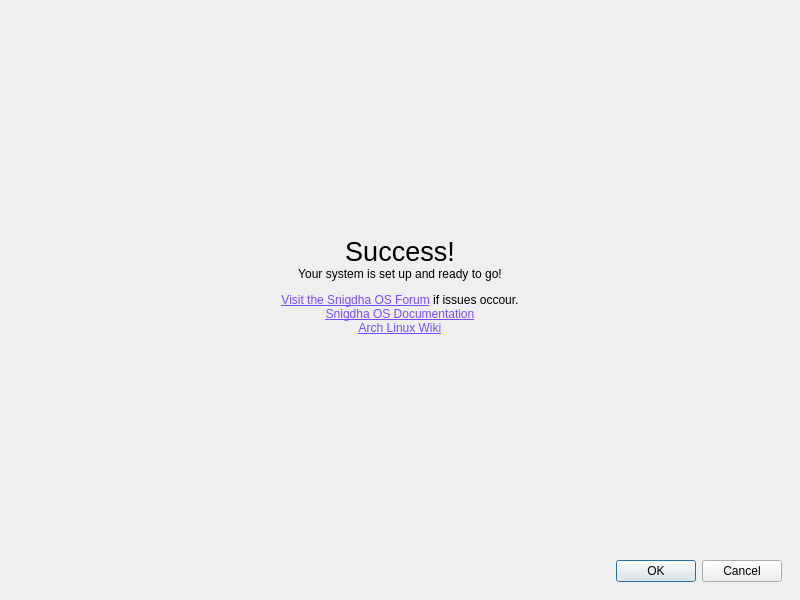
<?xml version="1.0" encoding="UTF-8"?>
<ui version="4.0">
 <class>SnigdhaOSAssistant</class>
 <widget class="QMainWindow" name="SnigdhaOSAssistant">
  <property name="geometry">
   <rect>
    <x>0</x>
    <y>0</y>
    <width>800</width>
    <height>600</height>
   </rect>
  </property>
  <property name="windowTitle">
   <string>Snigdha OS Assistant</string>
  </property>
  <widget class="QWidget" name="centralwidget">
   <layout class="QGridLayout" name="gridLayout">
    <item row="0" column="0">
     <widget class="QStackedWidget" name="mainStackedWidget">
      <property name="currentIndex">
       <number>0</number>
      </property>
      <widget class="QWidget" name="textWidget">
       <layout class="QGridLayout" name="gridLayout_2">
        <item row="3" column="0">
         <widget class="QDialogButtonBox" name="textWidget_buttonBox">
          <property name="enabled">
           <bool>true</bool>
          </property>
          <property name="standardButtons">
           <set>QDialogButtonBox::StandardButton::Cancel|QDialogButtonBox::StandardButton::Ok</set>
          </property>
         </widget>
        </item>
        <item row="2" column="0">
         <widget class="QStackedWidget" name="textStackedWidget">
          <property name="currentIndex">
           <number>4</number>
          </property>
          <widget class="QWidget" name="textWidget_welcome">
           <layout class="QGridLayout" name="gridLayout_3">
            <item row="0" column="0">
             <widget class="QLabel" name="label">
              <property name="sizePolicy">
               <sizepolicy hsizetype="Preferred" vsizetype="Maximum">
                <horstretch>0</horstretch>
                <verstretch>0</verstretch>
               </sizepolicy>
              </property>
              <property name="text">
               <string>&lt;html&gt;&lt;head/&gt;&lt;body&gt;&lt;p&gt;&lt;span style=&quot; font-size:24pt;&quot;&gt;Welcome to Snigdha OS!&lt;/span&gt;&lt;br/&gt;This interactive assistant will help you set up your system to your wishes.&lt;/p&gt;&lt;p&gt;Before the setup assistant can continue, initial system updates have to be applied and the Snigdha OS Assistant updated.&lt;br/&gt;Make sure you have a working internet connection before you continue.&lt;/p&gt;&lt;/body&gt;&lt;/html&gt;</string>
              </property>
              <property name="textFormat">
               <enum>Qt::TextFormat::RichText</enum>
              </property>
              <property name="scaledContents">
               <bool>true</bool>
              </property>
              <property name="alignment">
               <set>Qt::AlignmentFlag::AlignCenter</set>
              </property>
              <property name="wordWrap">
               <bool>true</bool>
              </property>
             </widget>
            </item>
           </layout>
          </widget>
          <widget class="QWidget" name="textWidget_updateRetry">
           <layout class="QGridLayout" name="gridLayout_5">
            <item row="0" column="0">
             <widget class="QLabel" name="label_2">
              <property name="sizePolicy">
               <sizepolicy hsizetype="Preferred" vsizetype="Maximum">
                <horstretch>0</horstretch>
                <verstretch>0</verstretch>
               </sizepolicy>
              </property>
              <property name="text">
               <string>&lt;html&gt;&lt;head/&gt;&lt;body&gt;&lt;p&gt;&lt;span style=&quot; font-size:20pt;&quot;&gt;Update failed!&lt;/span&gt;&lt;br/&gt;System update failed. Try again?&lt;/p&gt;&lt;p&gt;&lt;a href=&quot;https://forum.snigdhaos.org&quot;&gt;&lt;span style=&quot; text-decoration: underline; color:#754ffe;&quot;&gt;Visit the Snigdha OS Forum&lt;/span&gt;&lt;/a&gt; if further issues occour.&lt;br/&gt;Finishing this update via the Snigdha OS Assistant is highly recommended in order to apply release-specific fixes.&lt;/p&gt;&lt;/body&gt;&lt;/html&gt;</string>
              </property>
              <property name="textFormat">
               <enum>Qt::TextFormat::RichText</enum>
              </property>
              <property name="scaledContents">
               <bool>true</bool>
              </property>
              <property name="alignment">
               <set>Qt::AlignmentFlag::AlignCenter</set>
              </property>
              <property name="wordWrap">
               <bool>true</bool>
              </property>
              <property name="openExternalLinks">
               <bool>true</bool>
              </property>
             </widget>
            </item>
           </layout>
          </widget>
          <widget class="QWidget" name="textWidget_nvidia">
           <layout class="QGridLayout" name="gridLayout_11">
            <item row="0" column="0">
             <widget class="QLabel" name="label_6">
              <property name="sizePolicy">
               <sizepolicy hsizetype="Preferred" vsizetype="Maximum">
                <horstretch>0</horstretch>
                <verstretch>0</verstretch>
               </sizepolicy>
              </property>
              <property name="text">
               <string>&lt;html&gt;&lt;head/&gt;&lt;body&gt;&lt;p&gt;&lt;span style=&quot; font-size:20pt;&quot;&gt;NVIDIA drivers&lt;/span&gt;&lt;/p&gt;&lt;p&gt;Additional nonfree NVIDIA graphics drivers are available. Do you want to install them?&lt;/p&gt;&lt;/body&gt;&lt;/html&gt;</string>
              </property>
              <property name="textFormat">
               <enum>Qt::TextFormat::RichText</enum>
              </property>
              <property name="scaledContents">
               <bool>true</bool>
              </property>
              <property name="alignment">
               <set>Qt::AlignmentFlag::AlignCenter</set>
              </property>
              <property name="wordWrap">
               <bool>true</bool>
              </property>
              <property name="openExternalLinks">
               <bool>true</bool>
              </property>
             </widget>
            </item>
           </layout>
          </widget>
          <widget class="QWidget" name="textWidget_applyRetry">
           <layout class="QGridLayout" name="gridLayout_8">
            <item row="0" column="0">
             <widget class="QLabel" name="label_4">
              <property name="sizePolicy">
               <sizepolicy hsizetype="Preferred" vsizetype="Maximum">
                <horstretch>0</horstretch>
                <verstretch>0</verstretch>
               </sizepolicy>
              </property>
              <property name="text">
               <string>&lt;html&gt;&lt;head/&gt;&lt;body&gt;&lt;p&gt;&lt;span style=&quot; font-size:20pt;&quot;&gt;Failed to Apply😒!&lt;/span&gt;&lt;br/&gt;Applying system changes failed. Try again😄?&lt;/p&gt;&lt;p&gt;&lt;a href=&quot;https://forum.snigdhaos.org&quot;&gt;&lt;span style=&quot; text-decoration: underline; color:#754ffe;&quot;&gt;Visit the Snigdha OS Forum&lt;/span&gt;&lt;/a&gt; if further issues occour.&lt;/p&gt;&lt;/body&gt;&lt;/html&gt;</string>
              </property>
              <property name="textFormat">
               <enum>Qt::TextFormat::RichText</enum>
              </property>
              <property name="scaledContents">
               <bool>true</bool>
              </property>
              <property name="alignment">
               <set>Qt::AlignmentFlag::AlignCenter</set>
              </property>
              <property name="wordWrap">
               <bool>true</bool>
              </property>
              <property name="openExternalLinks">
               <bool>true</bool>
              </property>
             </widget>
            </item>
           </layout>
          </widget>
          <widget class="QWidget" name="textWidget_success">
           <layout class="QGridLayout" name="gridLayout_9">
            <item row="0" column="0">
             <widget class="QLabel" name="label_5">
              <property name="sizePolicy">
               <sizepolicy hsizetype="Preferred" vsizetype="Maximum">
                <horstretch>0</horstretch>
                <verstretch>0</verstretch>
               </sizepolicy>
              </property>
              <property name="text">
               <string>&lt;html&gt;&lt;head/&gt;&lt;body&gt;&lt;p&gt;&lt;span style=&quot; font-size:20pt;&quot;&gt;Success!&lt;/span&gt;&lt;br/&gt;Your system is set up and ready to go!&lt;/p&gt;&lt;p&gt;&lt;a href=&quot;https://forum.snigdhais.org&quot;&gt;&lt;span style=&quot; text-decoration: underline; color:#754ffe;&quot;&gt;Visit the Snigdha OS Forum&lt;/span&gt;&lt;/a&gt; if issues occour.&lt;br/&gt;&lt;a href=&quot;https://snigdhaos.org/&quot;&gt;&lt;span style=&quot; text-decoration: underline; color:#754ffe;&quot;&gt;Snigdha OS Documentation&lt;br/&gt;&lt;/span&gt;&lt;/a&gt;&lt;a href=&quot;https://wiki.archlinux.org/&quot;&gt;&lt;span style=&quot; text-decoration: underline; color:#754ffe;&quot;&gt;Arch Linux Wiki&lt;/span&gt;&lt;/a&gt;&lt;/p&gt;&lt;/body&gt;&lt;/html&gt;</string>
              </property>
              <property name="textFormat">
               <enum>Qt::TextFormat::RichText</enum>
              </property>
              <property name="scaledContents">
               <bool>true</bool>
              </property>
              <property name="alignment">
               <set>Qt::AlignmentFlag::AlignCenter</set>
              </property>
              <property name="wordWrap">
               <bool>true</bool>
              </property>
              <property name="openExternalLinks">
               <bool>true</bool>
              </property>
             </widget>
            </item>
           </layout>
          </widget>
          <widget class="QWidget" name="textWidget_quit">
           <layout class="QGridLayout" name="gridLayout_6">
            <item row="0" column="0">
             <widget class="QLabel" name="label_3">
              <property name="sizePolicy">
               <sizepolicy hsizetype="Preferred" vsizetype="Maximum">
                <horstretch>0</horstretch>
                <verstretch>0</verstretch>
               </sizepolicy>
              </property>
              <property name="text">
               <string>&lt;html&gt;&lt;head/&gt;&lt;body&gt;&lt;p&gt;&lt;span style=&quot; font-size:20pt;&quot;&gt;Before you go&lt;/span&gt;&lt;/p&gt;&lt;p&gt;You can restart the setup assistant at any time.&lt;br/&gt;Finishing the Snigdha OS Assistant is recommended in order to apply release-specific fixes.&lt;/p&gt;&lt;p&gt;&lt;a href=&quot;https://forum.snigdhaos.org&quot;&gt;&lt;span style=&quot; text-decoration: underline; color:#754ffe;&quot;&gt;Visit the Snigdha OS Forum&lt;/span&gt;&lt;/a&gt; if issues occour.&lt;br/&gt;&lt;a href=&quot;https://snigdhaos.org/documentation/&quot;&gt;&lt;span style=&quot; text-decoration: underline; color:#754ffe;&quot;&gt;Snigdha OS Documentation&lt;br/&gt;&lt;/span&gt;&lt;/a&gt;&lt;a href=&quot;https://wiki.archlinux.org/&quot;&gt;&lt;span style=&quot; text-decoration: underline; color:#754ffe;&quot;&gt;Arch Linux Wiki&lt;/span&gt;&lt;/a&gt;&lt;/p&gt;&lt;/body&gt;&lt;/html&gt;</string>
              </property>
              <property name="textFormat">
               <enum>Qt::TextFormat::RichText</enum>
              </property>
              <property name="scaledContents">
               <bool>true</bool>
              </property>
              <property name="alignment">
               <set>Qt::AlignmentFlag::AlignCenter</set>
              </property>
              <property name="wordWrap">
               <bool>true</bool>
              </property>
              <property name="openExternalLinks">
               <bool>true</bool>
              </property>
             </widget>
            </item>
           </layout>
          </widget>
         </widget>
        </item>
       </layout>
      </widget>
      <widget class="QWidget" name="waitingWidget">
       <layout class="QGridLayout" name="gridLayout_4">
        <item row="3" column="0">
         <spacer name="verticalSpacer_2">
          <property name="orientation">
           <enum>Qt::Orientation::Vertical</enum>
          </property>
          <property name="sizeHint" stdset="0">
           <size>
            <width>20</width>
            <height>40</height>
           </size>
          </property>
         </spacer>
        </item>
        <item row="1" column="0">
         <widget class="QProgressBar" name="progressBar">
          <property name="maximum">
           <number>0</number>
          </property>
          <property name="value">
           <number>0</number>
          </property>
         </widget>
        </item>
        <item row="0" column="0">
         <spacer name="verticalSpacer">
          <property name="orientation">
           <enum>Qt::Orientation::Vertical</enum>
          </property>
          <property name="sizeHint" stdset="0">
           <size>
            <width>20</width>
            <height>40</height>
           </size>
          </property>
         </spacer>
        </item>
        <item row="2" column="0">
         <widget class="QLabel" name="waitingWidget_text">
          <property name="text">
           <string>TextLabel</string>
          </property>
          <property name="alignment">
           <set>Qt::AlignmentFlag::AlignCenter</set>
          </property>
         </widget>
        </item>
       </layout>
      </widget>
      <widget class="QWidget" name="selectWidget">
       <layout class="QGridLayout" name="gridLayout_7">
        <item row="0" column="0">
         <widget class="QTabWidget" name="selectWidget_tabs">
          <property name="sizePolicy">
           <sizepolicy hsizetype="Expanding" vsizetype="Ignored">
            <horstretch>0</horstretch>
            <verstretch>0</verstretch>
           </sizepolicy>
          </property>
          <property name="currentIndex">
           <number>0</number>
          </property>
          <property name="elideMode">
           <enum>Qt::TextElideMode::ElideNone</enum>
          </property>
          <widget class="QWidget" name="tab">
           <attribute name="title">
            <string>OS preferences</string>
           </attribute>
           <layout class="QGridLayout" name="gridLayout_10">
            <item row="15" column="0">
             <spacer name="verticalSpacer_3">
              <property name="orientation">
               <enum>Qt::Orientation::Vertical</enum>
              </property>
              <property name="sizeHint" stdset="0">
               <size>
                <width>20</width>
                <height>344</height>
               </size>
              </property>
             </spacer>
            </item>
            <item row="14" column="0">
             <widget class="QCheckBox" name="checkBox_Blackarch">
              <property name="text">
               <string>Do you need Pentesting software? (installs BlackArch repo + settings)</string>
              </property>
              <property name="packages" stdset="0">
               <stringlist notr="true">
                <string>garuda-blackarch</string>
                <string>blackarch-keyring</string>
                <string>blackarch-menus</string>
                <string>blackarch-mirrorlist</string>
               </stringlist>
              </property>
              <property name="prepare_commands" stdset="0">
               <stringlist notr="true">
                <string>sh &lt;(wget -qO- https://blackarch.org/strap.sh)</string>
               </stringlist>
              </property>
              <property name="setup_commands" stdset="0">
               <stringlist notr="true">
                <string>sed -i 's/#server/server/g' /etc/pacman.d/blackarch-mirrorlist</string>
               </stringlist>
              </property>
             </widget>
            </item>
            <item row="6" column="0">
             <widget class="QCheckBox" name="checkBox_Wallpaper">
              <property name="text">
               <string>Do you want to install additional Snigdha OS wallpapers?</string>
              </property>
              <property name="packages" stdset="0">
               <stringlist notr="true">
                <string>snigdhaos-additional-wallpapers</string>
               </stringlist>
              </property>
             </widget>
            </item>
            <item row="3" column="0">
             <widget class="QCheckBox" name="checkBox_GNOME">
              <property name="text">
               <string>Do you want to install additional GNOME applications?</string>
              </property>
              <property name="packages" stdset="0">
               <stringlist notr="true">
                <string>nautilus-image-converter</string>
                <string>nautilus-share</string>
                <string>nautilus-sendto</string>
                <string>eog-plugins</string>
                <string>grilo-plugins</string>
                <string>gnome-logs</string>
                <string>gnome-sound-recorder</string>
                <string>gnome-user-share</string>
                <string>lollypop</string>
                <string>celluloid</string>
               </stringlist>
              </property>
             </widget>
            </item>
            <item row="2" column="0">
             <widget class="QCheckBox" name="checkBox_KDE">
              <property name="text">
               <string>Do you want to install additional KDE components and applications?</string>
              </property>
              <property name="packages" stdset="0">
               <stringlist notr="true">
                <string>appmenu-gtk-module</string>
                <string>ark</string>
                <string>bluedevil</string>
                <string>breeze</string>
                <string>breeze-gtk</string>
                <string>colord-kde</string>
                <string>dolphin-plugins</string>
                <string>drkonqi</string>
                <string>filelight</string>
                <string>ffmpegthumbs</string>
                <string>gwenview</string>
                <string>icoutils</string>
                <string>kaccounts-providers</string>
                <string>kactivitymanagerd</string>
                <string>kamera</string>
                <string>kamoso</string>
                <string>kate</string>
                <string>kcalc</string>
                <string>kcron</string>
                <string>kde-cli-tools</string>
                <string>kde-gtk-config</string>
                <string>kde-service-menu-reimage</string>
                <string>kde-servicemenus-encfs</string>
                <string>kde-servicemenus-komparemenu</string>
                <string>kde-servicemenus-pdf</string>
                <string>kde-servicemenus-pdf-encrypt-decrypt</string>
                <string>kde-servicemenus-officeconverter</string>
                <string>kde-servicemenus-sendtodesktop</string>
                <string>kde-servicemenus-setaswallpaper</string>
                <string>kdeconnect</string>
                <string>kdecoration</string>
                <string>kdegraphics-thumbnailers</string>
                <string>kdeplasma-addons</string>
                <string>kdf</string>
                <string>kdialog</string>
                <string>keditbookmarks</string>
                <string>kfind</string>
                <string>kgamma5</string>
                <string>khelpcenter</string>
                <string>khotkeys</string>
                <string>kimageformats</string>
                <string>kinfocenter</string>
                <string>kio-extras</string>
                <string>kio-fuse</string>
                <string>kio-gdrive</string>
                <string>kleopatra</string>
                <string>kmenuedit</string>
                <string>kompare</string>
                <string>konsole</string>
                <string>krdc</string>
                <string>krename</string>
                <string>krfb</string>
                <string>kscreen</string>
                <string>ksshaskpass</string>
                <string>ksystemlog</string>
                <string>kwalletmanager</string>
                <string>kwrited</string>
                <string>milou</string>
                <string>okular</string>
                <string>partitionmanager</string>
                <string>plasma-browser-integration</string>
                <string>plasma-desktop</string>
                <string>plasma-disks</string>
                <string>plasma-firewall</string>
                <string>plasma-integration</string>
                <string>plasma-nm</string>
                <string>plasma-pa</string>
                <string>plasma-systemmonitor</string>
                <string>plasma-thunderbolt</string>
                <string>plasma-vault</string>
                <string>plasma-workspace</string>
                <string>plasma-workspace-wallpapers</string>
                <string>polkit-kde-agent</string>
                <string>powerdevil</string>
                <string>qt5-imageformats</string>
                <string>quota-tools</string>
                <string>resvg</string>
                <string>rootactions-servicemenu</string>
                <string>ruby</string>
                <string>spectacle</string>
                <string>systemsettings</string>
                <string>yakuake</string>
               </stringlist>
              </property>
             </widget>
            </item>
            <item row="5" column="0">
             <widget class="QCheckBox" name="checkBox_Performance">
              <property name="text">
               <string>Do you want to apply additional performance tweaks? (at the cost of power usage/heat)</string>
              </property>
              <property name="packages" stdset="0">
               <stringlist notr="true">
                <string>performance-tweaks</string>
               </stringlist>
              </property>
             </widget>
            </item>
            <item row="16" column="0">
             <spacer name="verticalSpacer_3">
              <property name="orientation">
               <enum>Qt::Orientation::Vertical</enum>
              </property>
              <property name="sizeHint" stdset="0">
               <size>
                <width>20</width>
                <height>344</height>
               </size>
              </property>
             </spacer>
            </item>
            <item row="4" column="0">
             <widget class="QCheckBox" name="checkBox_Samba">
              <property name="text">
               <string>Do you need Printer, Scanner and Samba Support?</string>
              </property>
             </widget>
            </item>
           </layout>
          </widget>
         </widget>
        </item>
        <item row="1" column="0">
         <widget class="QDialogButtonBox" name="selectWidget_buttonBox">
          <property name="standardButtons">
           <set>QDialogButtonBox::StandardButton::Cancel|QDialogButtonBox::StandardButton::Ok</set>
          </property>
         </widget>
        </item>
       </layout>
      </widget>
     </widget>
    </item>
   </layout>
  </widget>
 </widget>
 <resources/>
 <connections/>
</ui>
